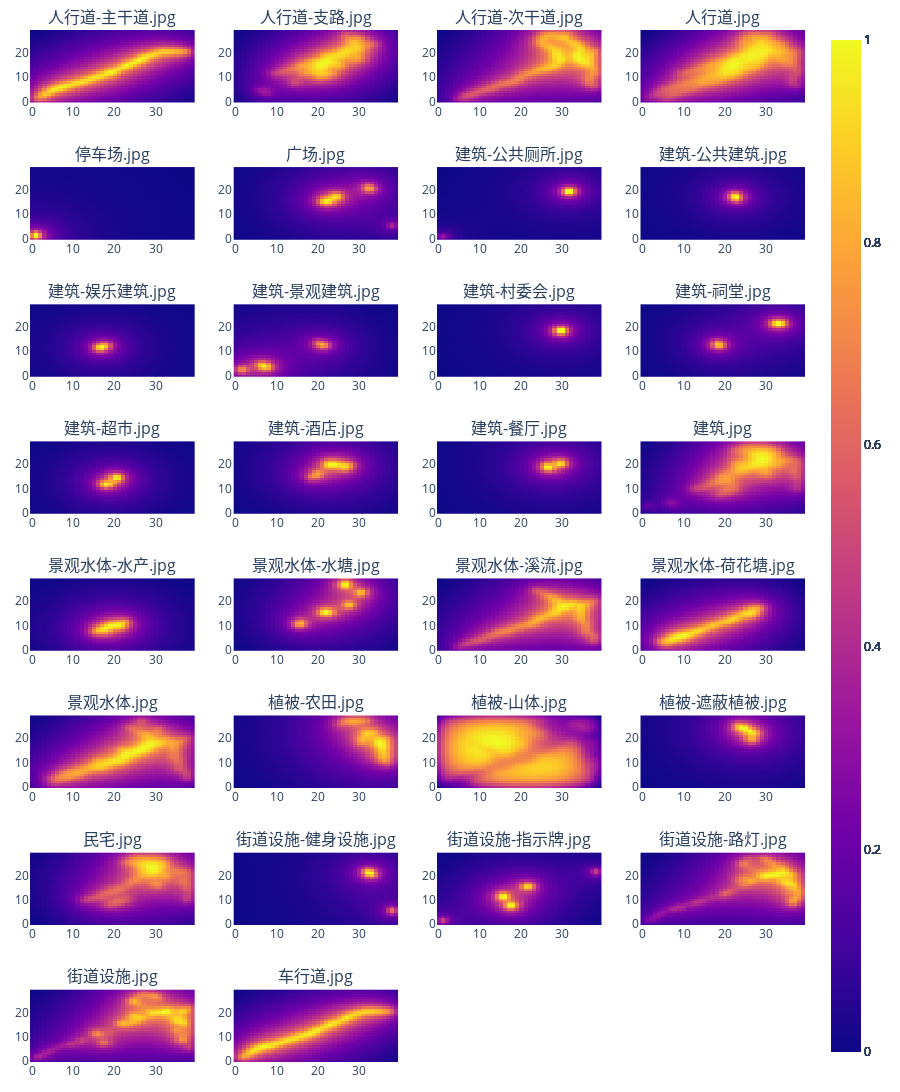

The cell this chart's notebook holds for it:
### Code cell
world.ShowFeatures()

### Figure 1 — Plotly figure (JSON) as saved in the notebook; plotly's stock layout.template omitted (floating-point values rounded to 4 significant figures; data arrays with more than 128 entries replaced by an {"elided": "..."} marker saying what was removed)
{"data": [{"type": "heatmap", "xaxis": "x", "yaxis": "y", "z": {"elided": "30x40 float values"}}, {"type": "heatmap", "xaxis": "x2", "yaxis": "y2", "z": {"elided": "30x40 float values"}}, {"type": "heatmap", "xaxis": "x3", "yaxis": "y3", "z": {"elided": "30x40 float values"}}, {"type": "heatmap", "xaxis": "x4", "yaxis": "y4", "z": {"elided": "30x40 float values"}}, {"type": "heatmap", "xaxis": "x5", "yaxis": "y5", "z": {"elided": "30x40 float values"}}, {"type": "heatmap", "xaxis": "x6", "yaxis": "y6", "z": {"elided": "30x40 float values"}}, {"type": "heatmap", "xaxis": "x7", "yaxis": "y7", "z": {"elided": "30x40 float values"}}, {"type": "heatmap", "xaxis": "x8", "yaxis": "y8", "z": {"elided": "30x40 float values"}}, {"type": "heatmap", "xaxis": "x9", "yaxis": "y9", "z": {"elided": "30x40 float values"}}, {"type": "heatmap", "xaxis": "x10", "yaxis": "y10", "z": {"elided": "30x40 float values"}}, {"type": "heatmap", "xaxis": "x11", "yaxis": "y11", "z": {"elided": "30x40 float values"}}, {"type": "heatmap", "xaxis": "x12", "yaxis": "y12", "z": {"elided": "30x40 float values"}}, {"type": "heatmap", "xaxis": "x13", "yaxis": "y13", "z": {"elided": "30x40 float values"}}, {"type": "heatmap", "xaxis": "x14", "yaxis": "y14", "z": {"elided": "30x40 float values"}}, {"type": "heatmap", "xaxis": "x15", "yaxis": "y15", "z": {"elided": "30x40 float values"}}, {"type": "heatmap", "xaxis": "x16", "yaxis": "y16", "z": {"elided": "30x40 float values"}}, {"type": "heatmap", "xaxis": "x17", "yaxis": "y17", "z": {"elided": "30x40 float values"}}, {"type": "heatmap", "xaxis": "x18", "yaxis": "y18", "z": {"elided": "30x40 float values"}}, {"type": "heatmap", "xaxis": "x19", "yaxis": "y19", "z": {"elided": "30x40 float values"}}, {"type": "heatmap", "xaxis": "x20", "yaxis": "y20", "z": {"elided": "30x40 float values"}}, {"type": "heatmap", "xaxis": "x21", "yaxis": "y21", "z": {"elided": "30x40 float values"}}, {"type": "heatmap", "xaxis": "x22", "yaxis": "y22", "z": {"elided": "30x40 float values"}}, {"type": "heatmap", "xaxis": "x23", "yaxis": "y23", "z": {"elided": "30x40 float values"}}, {"type": "heatmap", "xaxis": "x24", "yaxis": "y24", "z": {"elided": "30x40 float values"}}, {"type": "heatmap", "xaxis": "x25", "yaxis": "y25", "z": {"elided": "30x40 float values"}}, {"type": "heatmap", "xaxis": "x26", "yaxis": "y26", "z": {"elided": "30x40 float values"}}, {"type": "heatmap", "xaxis": "x27", "yaxis": "y27", "z": {"elided": "30x40 float values"}}, {"type": "heatmap", "xaxis": "x28", "yaxis": "y28", "z": {"elided": "30x40 float values"}}, {"type": "heatmap", "xaxis": "x29", "yaxis": "y29", "z": {"elided": "30x40 float values"}}, {"type": "heatmap", "xaxis": "x30", "yaxis": "y30", "z": {"elided": "30x40 float values"}}], "layout": {"annotations": [{"font": {"size": 16}, "showarrow": false, "text": "人行道-主干道.jpg", "x": 0.1062, "xanchor": "center", "xref": "paper", "y": 1, "yanchor": "bottom", "yref": "paper"}, {"font": {"size": 16}, "showarrow": false, "text": "人行道-支路.jpg", "x": 0.3688, "xanchor": "center", "xref": "paper", "y": 1, "yanchor": "bottom", "yref": "paper"}, {"font": {"size": 16}, "showarrow": false, "text": "人行道-次干道.jpg", "x": 0.6313, "xanchor": "center", "xref": "paper", "y": 1, "yanchor": "bottom", "yref": "paper"}, {"font": {"size": 16}, "showarrow": false, "text": "人行道.jpg", "x": 0.8938, "xanchor": "center", "xref": "paper", "y": 1, "yanchor": "bottom", "yref": "paper"}, {"font": {"size": 16}, "showarrow": false, "text": "停车场.jpg", "x": 0.1062, "xanchor": "center", "xref": "paper", "y": 0.8672, "yanchor": "bottom", "yref": "paper"}, {"font": {"size": 16}, "showarrow": false, "text": "广场.jpg", "x": 0.3688, "xanchor": "center", "xref": "paper", "y": 0.8672, "yanchor": "bottom", "yref": "paper"}, {"font": {"size": 16}, "showarrow": false, "text": "建筑-公共厕所.jpg", "x": 0.6313, "xanchor": "center", "xref": "paper", "y": 0.8672, "yanchor": "bottom", "yref": "paper"}, {"font": {"size": 16}, "showarrow": false, "text": "建筑-公共建筑.jpg", "x": 0.8938, "xanchor": "center", "xref": "paper", "y": 0.8672, "yanchor": "bottom", "yref": "paper"}, {"font": {"size": 16}, "showarrow": false, "text": "建筑-娱乐建筑.jpg", "x": 0.1062, "xanchor": "center", "xref": "paper", "y": 0.7344, "yanchor": "bottom", "yref": "paper"}, {"font": {"size": 16}, "showarrow": false, "text": "建筑-景观建筑.jpg", "x": 0.3688, "xanchor": "center", "xref": "paper", "y": 0.7344, "yanchor": "bottom", "yref": "paper"}, {"font": {"size": 16}, "showarrow": false, "text": "建筑-村委会.jpg", "x": 0.6313, "xanchor": "center", "xref": "paper", "y": 0.7344, "yanchor": "bottom", "yref": "paper"}, {"font": {"size": 16}, "showarrow": false, "text": "建筑-祠堂.jpg", "x": 0.8938, "xanchor": "center", "xref": "paper", "y": 0.7344, "yanchor": "bottom", "yref": "paper"}, {"font": {"size": 16}, "showarrow": false, "text": "建筑-超市.jpg", "x": 0.1062, "xanchor": "center", "xref": "paper", "y": 0.6016, "yanchor": "bottom", "yref": "paper"}, {"font": {"size": 16}, "showarrow": false, "text": "建筑-酒店.jpg", "x": 0.3688, "xanchor": "center", "xref": "paper", "y": 0.6016, "yanchor": "bottom", "yref": "paper"}, {"font": {"size": 16}, "showarrow": false, "text": "建筑-餐厅.jpg", "x": 0.6313, "xanchor": "center", "xref": "paper", "y": 0.6016, "yanchor": "bottom", "yref": "paper"}, {"font": {"size": 16}, "showarrow": false, "text": "建筑.jpg", "x": 0.8938, "xanchor": "center", "xref": "paper", "y": 0.6016, "yanchor": "bottom", "yref": "paper"}, {"font": {"size": 16}, "showarrow": false, "text": "景观水体-水产.jpg", "x": 0.1062, "xanchor": "center", "xref": "paper", "y": 0.4688, "yanchor": "bottom", "yref": "paper"}, {"font": {"size": 16}, "showarrow": false, "text": "景观水体-水塘.jpg", "x": 0.3688, "xanchor": "center", "xref": "paper", "y": 0.4688, "yanchor": "bottom", "yref": "paper"}, {"font": {"size": 16}, "showarrow": false, "text": "景观水体-溪流.jpg", "x": 0.6313, "xanchor": "center", "xref": "paper", "y": 0.4688, "yanchor": "bottom", "yref": "paper"}, {"font": {"size": 16}, "showarrow": false, "text": "景观水体-荷花塘.jpg", "x": 0.8938, "xanchor": "center", "xref": "paper", "y": 0.4688, "yanchor": "bottom", "yref": "paper"}, {"font": {"size": 16}, "showarrow": false, "text": "景观水体.jpg", "x": 0.1062, "xanchor": "center", "xref": "paper", "y": 0.3359, "yanchor": "bottom", "yref": "paper"}, {"font": {"size": 16}, "showarrow": false, "text": "植被-农田.jpg", "x": 0.3688, "xanchor": "center", "xref": "paper", "y": 0.3359, "yanchor": "bottom", "yref": "paper"}, {"font": {"size": 16}, "showarrow": false, "text": "植被-山体.jpg", "x": 0.6313, "xanchor": "center", "xref": "paper", "y": 0.3359, "yanchor": "bottom", "yref": "paper"}, {"font": {"size": 16}, "showarrow": false, "text": "植被-遮蔽植被.jpg", "x": 0.8938, "xanchor": "center", "xref": "paper", "y": 0.3359, "yanchor": "bottom", "yref": "paper"}, {"font": {"size": 16}, "showarrow": false, "text": "民宅.jpg", "x": 0.1062, "xanchor": "center", "xref": "paper", "y": 0.2031, "yanchor": "bottom", "yref": "paper"}, {"font": {"size": 16}, "showarrow": false, "text": "街道设施-健身设施.jpg", "x": 0.3688, "xanchor": "center", "xref": "paper", "y": 0.2031, "yanchor": "bottom", "yref": "paper"}, {"font": {"size": 16}, "showarrow": false, "text": "街道设施-指示牌.jpg", "x": 0.6313, "xanchor": "center", "xref": "paper", "y": 0.2031, "yanchor": "bottom", "yref": "paper"}, {"font": {"size": 16}, "showarrow": false, "text": "街道设施-路灯.jpg", "x": 0.8938, "xanchor": "center", "xref": "paper", "y": 0.2031, "yanchor": "bottom", "yref": "paper"}, {"font": {"size": 16}, "showarrow": false, "text": "街道设施.jpg", "x": 0.1062, "xanchor": "center", "xref": "paper", "y": 0.07031, "yanchor": "bottom", "yref": "paper"}, {"font": {"size": 16}, "showarrow": false, "text": "车行道.jpg", "x": 0.3688, "xanchor": "center", "xref": "paper", "y": 0.07031, "yanchor": "bottom", "yref": "paper"}], "autosize": false, "height": 1600, "margin": {"b": 30, "l": 30, "r": 30, "t": 30}, "title": {"text": ""}, "width": 900, "xaxis": {"anchor": "y", "domain": [0, 0.2125]}, "xaxis10": {"anchor": "y10", "domain": [0.2625, 0.475]}, "xaxis11": {"anchor": "y11", "domain": [0.525, 0.7375]}, "xaxis12": {"anchor": "y12", "domain": [0.7875, 1]}, "xaxis13": {"anchor": "y13", "domain": [0, 0.2125]}, "xaxis14": {"anchor": "y14", "domain": [0.2625, 0.475]}, "xaxis15": {"anchor": "y15", "domain": [0.525, 0.7375]}, "xaxis16": {"anchor": "y16", "domain": [0.7875, 1]}, "xaxis17": {"anchor": "y17", "domain": [0, 0.2125]}, "xaxis18": {"anchor": "y18", "domain": [0.2625, 0.475]}, "xaxis19": {"anchor": "y19", "domain": [0.525, 0.7375]}, "xaxis2": {"anchor": "y2", "domain": [0.2625, 0.475]}, "xaxis20": {"anchor": "y20", "domain": [0.7875, 1]}, "xaxis21": {"anchor": "y21", "domain": [0, 0.2125]}, "xaxis22": {"anchor": "y22", "domain": [0.2625, 0.475]}, "xaxis23": {"anchor": "y23", "domain": [0.525, 0.7375]}, "xaxis24": {"anchor": "y24", "domain": [0.7875, 1]}, "xaxis25": {"anchor": "y25", "domain": [0, 0.2125]}, "xaxis26": {"anchor": "y26", "domain": [0.2625, 0.475]}, "xaxis27": {"anchor": "y27", "domain": [0.525, 0.7375]}, "xaxis28": {"anchor": "y28", "domain": [0.7875, 1]}, "xaxis29": {"anchor": "y29", "domain": [0, 0.2125]}, "xaxis3": {"anchor": "y3", "domain": [0.525, 0.7375]}, "xaxis30": {"anchor": "y30", "domain": [0.2625, 0.475]}, "xaxis31": {"anchor": "y31", "domain": [0.525, 0.7375]}, "xaxis32": {"anchor": "y32", "domain": [0.7875, 1]}, "xaxis4": {"anchor": "y4", "domain": [0.7875, 1]}, "xaxis5": {"anchor": "y5", "domain": [0, 0.2125]}, "xaxis6": {"anchor": "y6", "domain": [0.2625, 0.475]}, "xaxis7": {"anchor": "y7", "domain": [0.525, 0.7375]}, "xaxis8": {"anchor": "y8", "domain": [0.7875, 1]}, "xaxis9": {"anchor": "y9", "domain": [0, 0.2125]}, "yaxis": {"anchor": "x", "domain": [0.9297, 1]}, "yaxis10": {"anchor": "x10", "domain": [0.6641, 0.7344]}, "yaxis11": {"anchor": "x11", "domain": [0.6641, 0.7344]}, "yaxis12": {"anchor": "x12", "domain": [0.6641, 0.7344]}, "yaxis13": {"anchor": "x13", "domain": [0.5312, 0.6016]}, "yaxis14": {"anchor": "x14", "domain": [0.5312, 0.6016]}, "yaxis15": {"anchor": "x15", "domain": [0.5312, 0.6016]}, "yaxis16": {"anchor": "x16", "domain": [0.5312, 0.6016]}, "yaxis17": {"anchor": "x17", "domain": [0.3984, 0.4688]}, "yaxis18": {"anchor": "x18", "domain": [0.3984, 0.4688]}, "yaxis19": {"anchor": "x19", "domain": [0.3984, 0.4688]}, "yaxis2": {"anchor": "x2", "domain": [0.9297, 1]}, "yaxis20": {"anchor": "x20", "domain": [0.3984, 0.4688]}, "yaxis21": {"anchor": "x21", "domain": [0.2656, 0.3359]}, "yaxis22": {"anchor": "x22", "domain": [0.2656, 0.3359]}, "yaxis23": {"anchor": "x23", "domain": [0.2656, 0.3359]}, "yaxis24": {"anchor": "x24", "domain": [0.2656, 0.3359]}, "yaxis25": {"anchor": "x25", "domain": [0.1328, 0.2031]}, "yaxis26": {"anchor": "x26", "domain": [0.1328, 0.2031]}, "yaxis27": {"anchor": "x27", "domain": [0.1328, 0.2031]}, "yaxis28": {"anchor": "x28", "domain": [0.1328, 0.2031]}, "yaxis29": {"anchor": "x29", "domain": [0, 0.07031]}, "yaxis3": {"anchor": "x3", "domain": [0.9297, 1]}, "yaxis30": {"anchor": "x30", "domain": [0, 0.07031]}, "yaxis31": {"anchor": "x31", "domain": [0, 0.07031]}, "yaxis32": {"anchor": "x32", "domain": [0, 0.07031]}, "yaxis4": {"anchor": "x4", "domain": [0.9297, 1]}, "yaxis5": {"anchor": "x5", "domain": [0.7969, 0.8672]}, "yaxis6": {"anchor": "x6", "domain": [0.7969, 0.8672]}, "yaxis7": {"anchor": "x7", "domain": [0.7969, 0.8672]}, "yaxis8": {"anchor": "x8", "domain": [0.7969, 0.8672]}, "yaxis9": {"anchor": "x9", "domain": [0.6641, 0.7344]}}}
